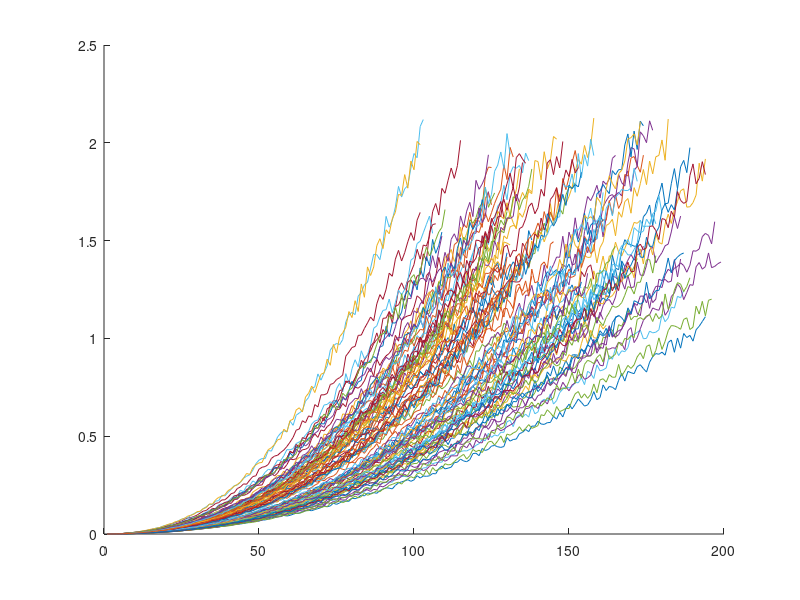

The MATLAB source for this figure:

for j = 1:100

C_leak_values = linspace(1e-5, 1+(9-1)*rand*1e-3, (100+100*rand));
C_leak_values = C_leak_values.^2 + rand*C_leak_values.^3;

hold on
for i = 1:numel(C_leak_values)
    C_leak_values(i) = C_leak_values(i) + rand*0.1*C_leak_values(i);   
end
plot(C_leak_values)
numel(C_leak_values)
max(C_leak_values)
end


% pos = regexp(train_data.Properties.VariableNames, 'LeverPosition_stats\/[a-zA-z]*');
% var = ~cellfun('isempty', pos);
% pos_rul_features = train_data(:,["Time" "Id" train_data.Properties.VariableNames(var)])
% 
% f_max = max(pos_rul_features.("LeverPosition_stats/RMS"))
% f_min = min(pos_rul_features.("LeverPosition_stats/RMS"))
% k = (f_max - f_min)
% k = 2/k
% id0 = pos_rul_features(pos_rul_features.Id==0,["Time", "LeverPosition_stats/RMS"])